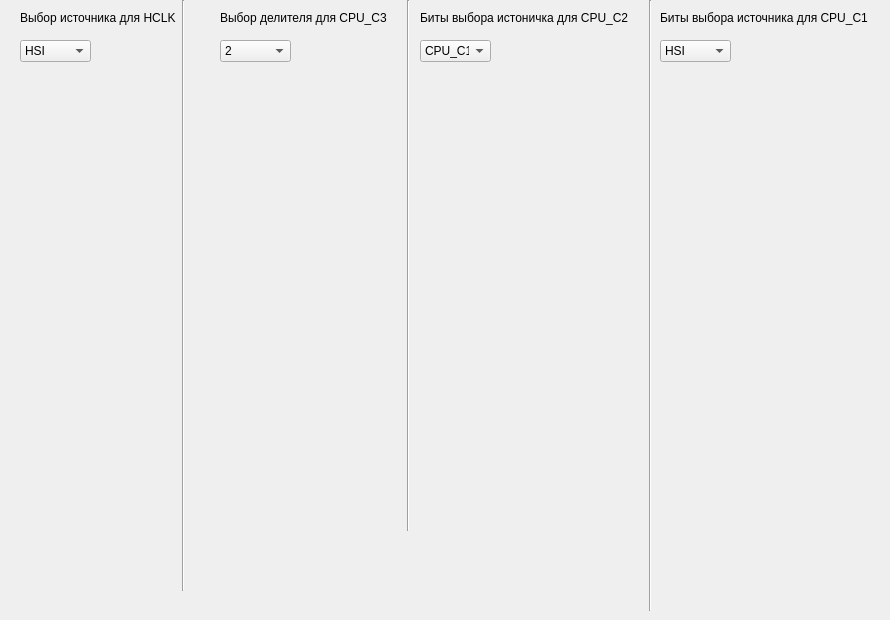
      <widget class="QWidget" name="tab_6">
       <attribute name="title">
        <string>Процессор</string>
       </attribute>
       <widget class="QComboBox" name="comboBox_5">
        <property name="geometry">
         <rect>
          <x>20</x>
          <y>40</y>
          <width>71</width>
          <height>22</height>
         </rect>
        </property>
        <item>
         <property name="text">
          <string>HSI</string>
         </property>
        </item>
        <item>
         <property name="text">
          <string>CPU_C3</string>
         </property>
        </item>
        <item>
         <property name="text">
          <string>LSE</string>
         </property>
        </item>
        <item>
         <property name="text">
          <string>LSI</string>
         </property>
        </item>
       </widget>
       <widget class="QLabel" name="label_7">
        <property name="geometry">
         <rect>
          <x>20</x>
          <y>10</y>
          <width>191</width>
          <height>16</height>
         </rect>
        </property>
        <property name="text">
         <string>Выбор источника для HCLK</string>
        </property>
       </widget>
       <widget class="QComboBox" name="comboBox_6">
        <property name="geometry">
         <rect>
          <x>220</x>
          <y>40</y>
          <width>71</width>
          <height>22</height>
         </rect>
        </property>
        <item>
         <property name="text">
          <string>2</string>
         </property>
        </item>
        <item>
         <property name="text">
          <string>4</string>
         </property>
        </item>
        <item>
         <property name="text">
          <string>8</string>
         </property>
        </item>
        <item>
         <property name="text">
          <string>16</string>
         </property>
        </item>
        <item>
         <property name="text">
          <string>32</string>
         </property>
        </item>
        <item>
         <property name="text">
          <string>64</string>
         </property>
        </item>
        <item>
         <property name="text">
          <string>128</string>
         </property>
        </item>
        <item>
         <property name="text">
          <string>256</string>
         </property>
        </item>
       </widget>
       <widget class="QLabel" name="label_8">
        <property name="geometry">
         <rect>
          <x>220</x>
          <y>10</y>
          <width>171</width>
          <height>16</height>
         </rect>
        </property>
        <property name="text">
         <string>Выбор делителя для CPU_C3</string>
        </property>
       </widget>
       <widget class="QComboBox" name="comboBox_7">
        <property name="geometry">
         <rect>
          <x>420</x>
          <y>40</y>
          <width>71</width>
          <height>22</height>
         </rect>
        </property>
        <item>
         <property name="text">
          <string>CPU_C1</string>
         </property>
        </item>
        <item>
         <property name="text">
          <string>PLLCPUo</string>
         </property>
        </item>
       </widget>
       <widget class="QLabel" name="label_9">
        <property name="geometry">
         <rect>
          <x>420</x>
          <y>10</y>
          <width>211</width>
          <height>16</height>
         </rect>
        </property>
        <property name="text">
         <string>Биты выбора истоничка для CPU_C2</string>
        </property>
       </widget>
       <widget class="QComboBox" name="comboBox_8">
        <property name="geometry">
         <rect>
          <x>660</x>
          <y>40</y>
          <width>71</width>
          <height>22</height>
         </rect>
        </property>
        <item>
         <property name="text">
          <string>HSI</string>
         </property>
        </item>
        <item>
         <property name="text">
          <string>HSI/2</string>
         </property>
        </item>
        <item>
         <property name="text">
          <string>HSE</string>
         </property>
        </item>
        <item>
         <property name="text">
          <string>HSE/2</string>
         </property>
        </item>
       </widget>
       <widget class="QLabel" name="label_10">
        <property name="geometry">
         <rect>
          <x>660</x>
          <y>10</y>
          <width>221</width>
          <height>16</height>
         </rect>
        </property>
        <property name="text">
         <string>Биты выбора источника для CPU_C1</string>
        </property>
       </widget>
       <widget class="Line" name="line_2">
        <property name="geometry">
         <rect>
          <x>173</x>
          <y>0</y>
          <width>20</width>
          <height>591</height>
         </rect>
        </property>
        <property name="orientation">
         <enum>Qt::Vertical</enum>
        </property>
       </widget>
       <widget class="Line" name="line_3">
        <property name="geometry">
         <rect>
          <x>400</x>
          <y>0</y>
          <width>16</width>
          <height>531</height>
         </rect>
        </property>
        <property name="orientation">
         <enum>Qt::Vertical</enum>
        </property>
       </widget>
       <widget class="Line" name="line_4">
        <property name="geometry">
         <rect>
          <x>640</x>
          <y>0</y>
          <width>21</width>
          <height>611</height>
         </rect>
        </property>
        <property name="orientation">
         <enum>Qt::Vertical</enum>
        </property>
       </widget>
      </widget>
